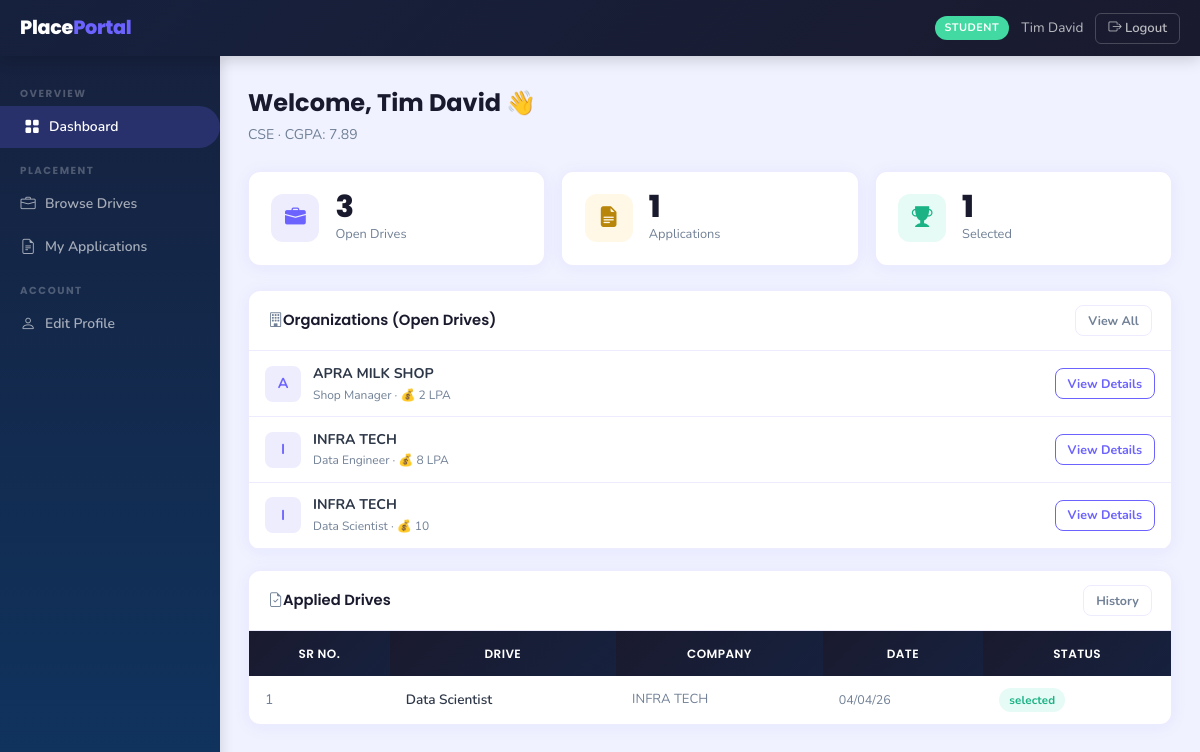
/student/dashboard (signed in), run on the app's committed database.
### backend/models.py (models this page shows)
class Student(db.Model):
    __tablename__ = 'students'
    id            = db.Column(db.Integer, primary_key=True)
    full_name     = db.Column(db.String(120), nullable=False)
    email         = db.Column(db.String(120), unique=True, nullable=False)
    password_hash = db.Column(db.String(256), nullable=False)
    phone         = db.Column(db.String(20))
    branch        = db.Column(db.String(100))
    year          = db.Column(db.String(20))
    cgpa          = db.Column(db.Float)
    skills        = db.Column(db.Text)
    resume_path   = db.Column(db.String(300))
    is_active     = db.Column(db.Boolean, default=True)
    registered_at = db.Column(db.DateTime, default=datetime.utcnow)
    applications = db.relationship('Application', backref='student',
                                   lazy=True, cascade='all, delete-orphan')

class PlacementDrive(db.Model):
    __tablename__ = 'placement_drives'
    id                   = db.Column(db.Integer, primary_key=True)
    company_id           = db.Column(db.Integer, db.ForeignKey('companies.id'), nullable=False)
    job_title            = db.Column(db.String(150), nullable=False)
    job_description      = db.Column(db.Text,        nullable=False)
    eligibility_criteria = db.Column(db.Text)
    location             = db.Column(db.String(100))
    salary_package       = db.Column(db.String(80))
    application_deadline = db.Column(db.Date,        nullable=False)
    status               = db.Column(db.String(20), default='pending')
    created_at           = db.Column(db.DateTime, default=datetime.utcnow)
    applications = db.relationship('Application', backref='drive',
                                   lazy=True, cascade='all, delete-orphan')

class Company(db.Model):
    __tablename__ = 'companies'
    id              = db.Column(db.Integer, primary_key=True)
    company_name    = db.Column(db.String(150), nullable=False)
    email           = db.Column(db.String(120), unique=True, nullable=False)
    password_hash   = db.Column(db.String(256), nullable=False)
    hr_contact      = db.Column(db.String(120))
    phone           = db.Column(db.String(20))
    website         = db.Column(db.String(200))
    description     = db.Column(db.Text)
    approval_status = db.Column(db.String(20), default='pending')
    registered_at   = db.Column(db.DateTime, default=datetime.utcnow)
    drives = db.relationship('PlacementDrive', backref='company',
                             lazy=True, cascade='all, delete-orphan')

class Application(db.Model):
    __tablename__ = 'applications'
    id               = db.Column(db.Integer, primary_key=True)
    student_id       = db.Column(db.Integer, db.ForeignKey('students.id'), nullable=False)
    drive_id         = db.Column(db.Integer, db.ForeignKey('placement_drives.id'), nullable=False)
    status           = db.Column(db.String(20), default='applied')
    application_date = db.Column(db.DateTime, default=datetime.utcnow)
    __table_args__ = (
        db.UniqueConstraint('student_id', 'drive_id', name='unique_application'),
    )

### backend/routes.py (the view)
    @app.route('/student/dashboard')
    @login_required('student')
    def student_dashboard():
        student         = Student.query.get(session['user_id'])
        approved_drives = PlacementDrive.query.filter_by(status='approved') \
                                              .order_by(PlacementDrive.created_at.desc()) \
                                              .limit(5).all()
        my_applications = Application.query.filter_by(student_id=student.id) \
                                           .order_by(Application.application_date.desc()) \
                                           .all()
        return render_template('student/dashboard.html',
                               student=student,
                               approved_drives=approved_drives,
                               my_applications=my_applications)

### backend/routes.py (called while the page is built)
def login_required(role):
    def decorator(f):
        @wraps(f)
        def decorated_function(*args, **kwargs):
            if 'user_id' not in session:
                flash('Please log in to continue.', 'warning')
                return redirect(url_for('auth_login', role=role))
            if session.get('role') != role:
                flash('You do not have permission to view that page.', 'danger')
                return redirect(url_for('home'))
            return f(*args, **kwargs)
        return decorated_function
    return decorator

### templates/student/dashboard.html (shortened to what this page needs)
{% extends 'layout_dashboard.html' %}
{% block sidebar %}
  <div class="sidebar-section">Overview</div>
  <a href="{{ url_for('student_dashboard') }}" class="sidebar-link active"><i class="bi bi-grid-fill"></i> Dashboard</a>
  <div class="sidebar-section">Placement</div>
  <a href="{{ url_for('student_drives') }}" class="sidebar-link"><i class="bi bi-briefcase"></i> Browse Drives</a>
  <a href="{{ url_for('student_applications') }}" class="sidebar-link"><i class="bi bi-file-earmark-text"></i> My Applications</a>
  <div class="sidebar-section">Account</div>
  <a href="{{ url_for('student_edit_profile') }}" class="sidebar-link"><i class="bi bi-person"></i> Edit Profile</a>
{% endblock %}
{% block content %}
<div class="page-header">
  <h1>Welcome, {{ student.full_name }} 👋</h1>
  <p>{{ student.branch or 'Update your profile' }}{% if student.cgpa %} · CGPA: {{ student.cgpa }}{% endif %}</p>
</div>
<div style="display:grid;grid-template-columns:repeat(auto-fit,minmax(170px,1fr));gap:1rem;margin-bottom:1.5rem;">
  <div class="stat-card"><div class="stat-icon indigo"><i class="bi bi-briefcase-fill"></i></div><div><div class="stat-value">{{ approved_drives|length }}</div><div class="stat-label">Open Drives</div></div></div>
  <div class="stat-card"><div class="stat-icon amber"><i class="bi bi-file-earmark-text-fill"></i></div><div><div class="stat-value">{{ my_applications|length }}</div><div class="stat-label">Applications</div></div></div>
  <div class="stat-card"><div class="stat-icon green"><i class="bi bi-trophy-fill"></i></div><div><div class="stat-value">{{ my_applications|selectattr('status','equalto','selected')|list|length }}</div><div class="stat-label">Selected</div></div></div>
</div>
<div style="display:grid;grid-template-columns:1fr;gap:1.25rem;">
  <div class="card">
    <div class="card-header">
      <span><i class="bi bi-building me-2 text-muted"></i>Organizations (Open Drives)</span>
      <a href="{{ url_for('student_drives') }}" class="btn btn-outline-secondary btn-sm">View All</a>
    </div>
    {% if approved_drives %}
      {% for d in approved_drives %}
      <div style="display:flex;align-items:center;justify-content:space-between;padding:.72rem 1rem;border-bottom:1px solid var(--border);">
        <div style="display:flex;align-items:center;gap:.75rem;">
          <div style="width:36px;height:36px;border-radius:8px;background:var(--primary-lt);display:flex;align-items:center;justify-content:center;font-weight:700;color:var(--primary);font-size:.9rem;flex-shrink:0;">{{ d.company.company_name[0]|upper }}</div>
          <div>
            <div class="fw-700" style="font-size:.88rem;">{{ d.company.company_name }}</div>
            <div style="font-size:.75rem;color:var(--muted);">{{ d.job_title }}{% if d.salary_package %} · 💰 {{ d.salary_package }}{% endif %}</div>
          </div>
        </div>
        <a href="{{ url_for('student_drive_detail', drive_id=d.id) }}" class="btn btn-outline-primary btn-sm">View Details</a>
      </div>
      {% endfor %}
    {% else %}
      <div class="empty-state"><i class="bi bi-briefcase"></i><p>No open drives right now.</p></div>
    {% endif %}
  </div>
  <div class="card">
    <div class="card-header">
      <span><i class="bi bi-file-earmark-check me-2 text-muted"></i>Applied Drives</span>
      <a href="{{ url_for('student_applications') }}" class="btn btn-outline-secondary btn-sm">History</a>
    </div>
    {% if my_applications %}
    <table class="table">
      <thead><tr><th>Sr No.</th><th>Drive</th><th>Company</th><th>Date</th><th>Status</th></tr></thead>
      <tbody>
        {% for app in my_applications[:5] %}
        <tr>
          <td style="color:var(--muted);">{{ loop.index }}</td>
          <td class="fw-600" style="font-size:.85rem;">{{ app.drive.job_title }}</td>
          <td style="font-size:.82rem;color:var(--muted);">{{ app.drive.company.company_name }}</td>
          <td style="font-size:.78rem;color:var(--muted);">{{ app.application_date.strftime('%d/%m/%y') }}</td>
          <td><span class="badge badge-{{ app.status }}">{{ app.status }}</span></td>
        </tr>
        {% endfor %}
      </tbody>
    </table>
    {% else %}
      <div class="empty-state"><i class="bi bi-file-earmark-text"></i><p>No applications yet.</p></div>
    {% endif %}
  </div>
</div>
{% endblock %}

### templates/layout_dashboard.html (shortened to what this page needs)
<!DOCTYPE html>
<html lang="en">
<head>
  <link href="https://cdn.jsdelivr.net/npm/bootstrap-icons@1.11.0/font/bootstrap-icons.css" rel="stylesheet">
  <link href="{{ url_for('static', filename='css/styles.css') }}" rel="stylesheet">
</head>
<body>
<header class="topbar">
  <div class="topbar-brand">Place<span>Portal</span></div>
  <div class="topbar-right">
    {% if session.get('role') %}
    <span class="topbar-role {{ session.get('role') }}">{{ session.get('role') }}</span>
    <span class="topbar-name d-none d-md-inline">{{ session.get('name', '') }}</span>
    {% endif %}
    <a href="{{ url_for('logout') }}" class="topbar-logout">
      <i class="bi bi-box-arrow-right"></i> Logout
    </a>
  </div>
</header>
<aside class="sidebar">
  {% block sidebar %}{% endblock %}
</aside>
<main class="main-content">
  <div class="content-inner">
    {% block content %}{% endblock %}
  </div>
</main>
</body>
</html>

### data on the page
Student: get "Tim David", full_name "Tim David", branch "CSE", cgpa "7.89"
PlacementDrive: company "A", company.company_name "APRA MILK SHOP", job_title "Shop Manager", salary_package "2 LPA"
PlacementDrive: company "I", company.company_name "INFRA TECH", job_title "Data Engineer", salary_package "8 LPA"
PlacementDrive: company "I", company.company_name "INFRA TECH", job_title "Data Scientist", salary_package "10"
Application: drive.job_title "Data Scientist", drive.company.company_name "INFRA TECH", application_date "04/04/26", status "selected"

### other printed values
{{ session.get('role') }} "STUDENT"
{{ approved_drives|length }} "3"
{{ my_applications|length }} "1"
{{ my_applications|selectattr('status','equalto','selected')|list|length }} "1"
